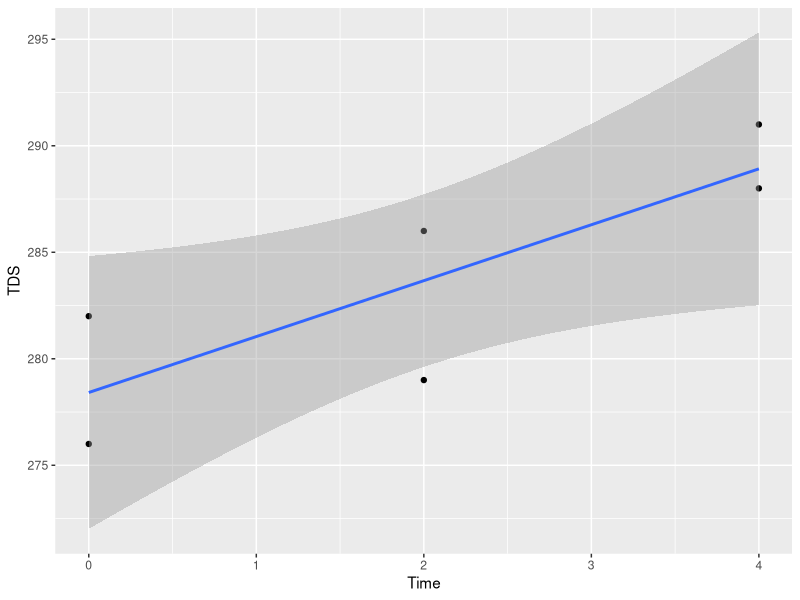
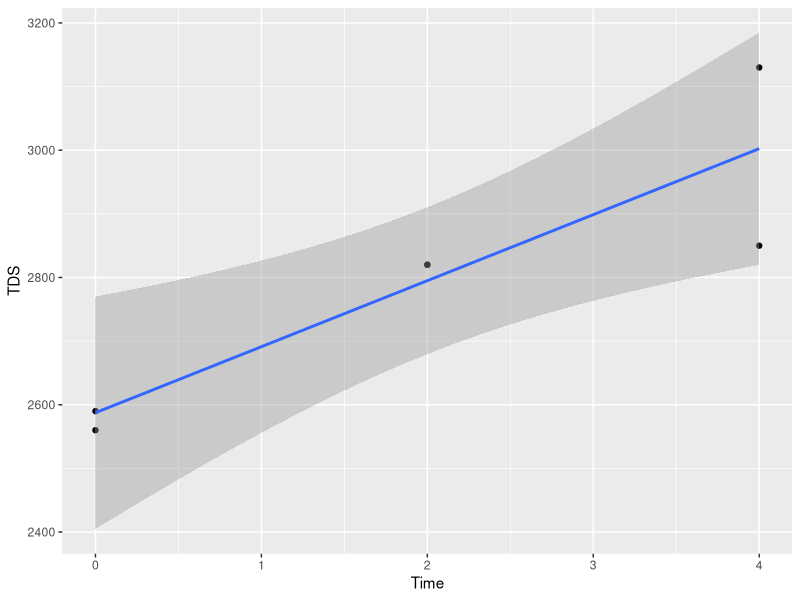
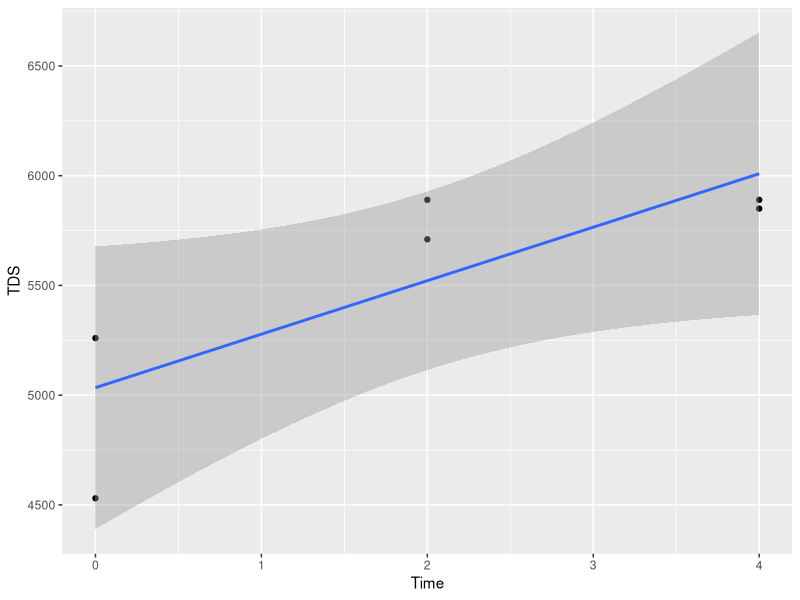
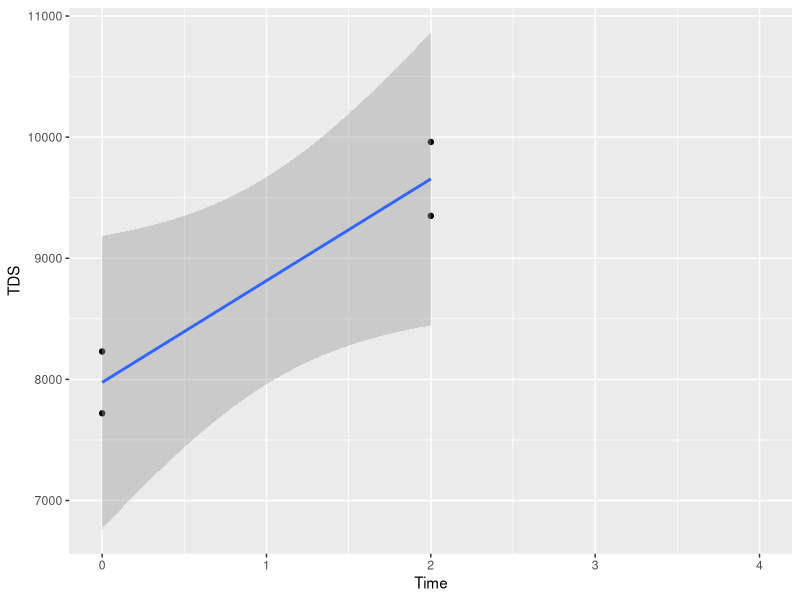
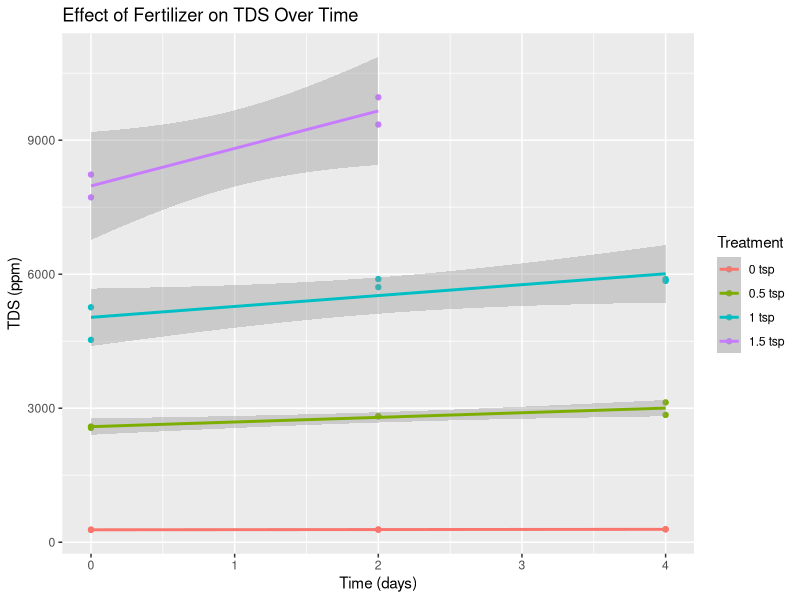

These charts were generated, in order, by the following R code:
## ---- chunk 1
install.packages("tidyverse")
## ---- chunk 2
library("tidyverse")
## ---- chunk 3
Data <- read.csv("Data.csv")

## ---- chunk 4
Data.0tsp <- Data[c(1,2,9,10,17,18),]
Data.0.5tsp <- Data[c(3,4,11,12,19,20),]
Data.1tsp <- Data[c(5,6,13,14,21,22),]
Data.1.5tsp <- Data[c(7,8,15,16,23,24),]
## ---- chunk 5
fertlm <- lm(TDS~Time*Fertilizer, data = Data)
summary(fertlm)
## ---- chunk 6
trt.0.lm <- lm(TDS ~ Time, data = Data.0tsp)
summary(trt.0.lm)

Data.0tsp.TDS.Time <- ggplot(data = Data.0tsp, aes(x = Time, y = TDS)) + geom_point() + geom_smooth(method = "lm")
Data.0tsp.TDS.Time
## ---- chunk 7
trt.0.5.lm <- lm(TDS ~ Time, data = Data.0.5tsp)
summary(trt.0.5.lm)

Data.0.5tsp.TDS.Time <- ggplot(data = Data.0.5tsp, aes(x = Time, y = TDS)) + geom_point() + geom_smooth(method = "lm")
Data.0.5tsp.TDS.Time
## ---- chunk 8
trt.1.lm <- lm(TDS ~ Time, data = Data.1tsp)
summary(trt.1.lm)

Data.1tsp.TDS.Time <- ggplot(data = Data.1tsp, aes(x = Time, y = TDS)) + geom_point() + geom_smooth(method = "lm")
Data.1tsp.TDS.Time
## ---- chunk 9
trt.1.5.lm <- lm(TDS ~ Time, data = Data.1.5tsp)
summary(trt.1.5.lm)

Data.1.5tsp.TDS.Time <- ggplot(data = Data.1.5tsp, aes(x = Time, y = TDS)) + geom_point() + geom_smooth(method = "lm")
Data.1.5tsp.TDS.Time
## ---- chunk 10
Data.Treatment <- Data[, "Fertilizer"]
Data.Treatment.factor <- as.factor(Data.Treatment)
Data.minus <- Data[,-c(5)]
Data.minus$Treatment <- Data.Treatment.factor

## ---- chunk 11
Data.fin <- ggplot(data = Data.minus, aes(x = Time, y = TDS, group = Treatment, color = Treatment)) + geom_point() + geom_smooth(method = "lm") + ggtitle("Effect of Fertilizer on TDS Over Time")
Data.fin <- Data.fin + xlab("Time (days)") + ylab("TDS (ppm)")
Data.fin

